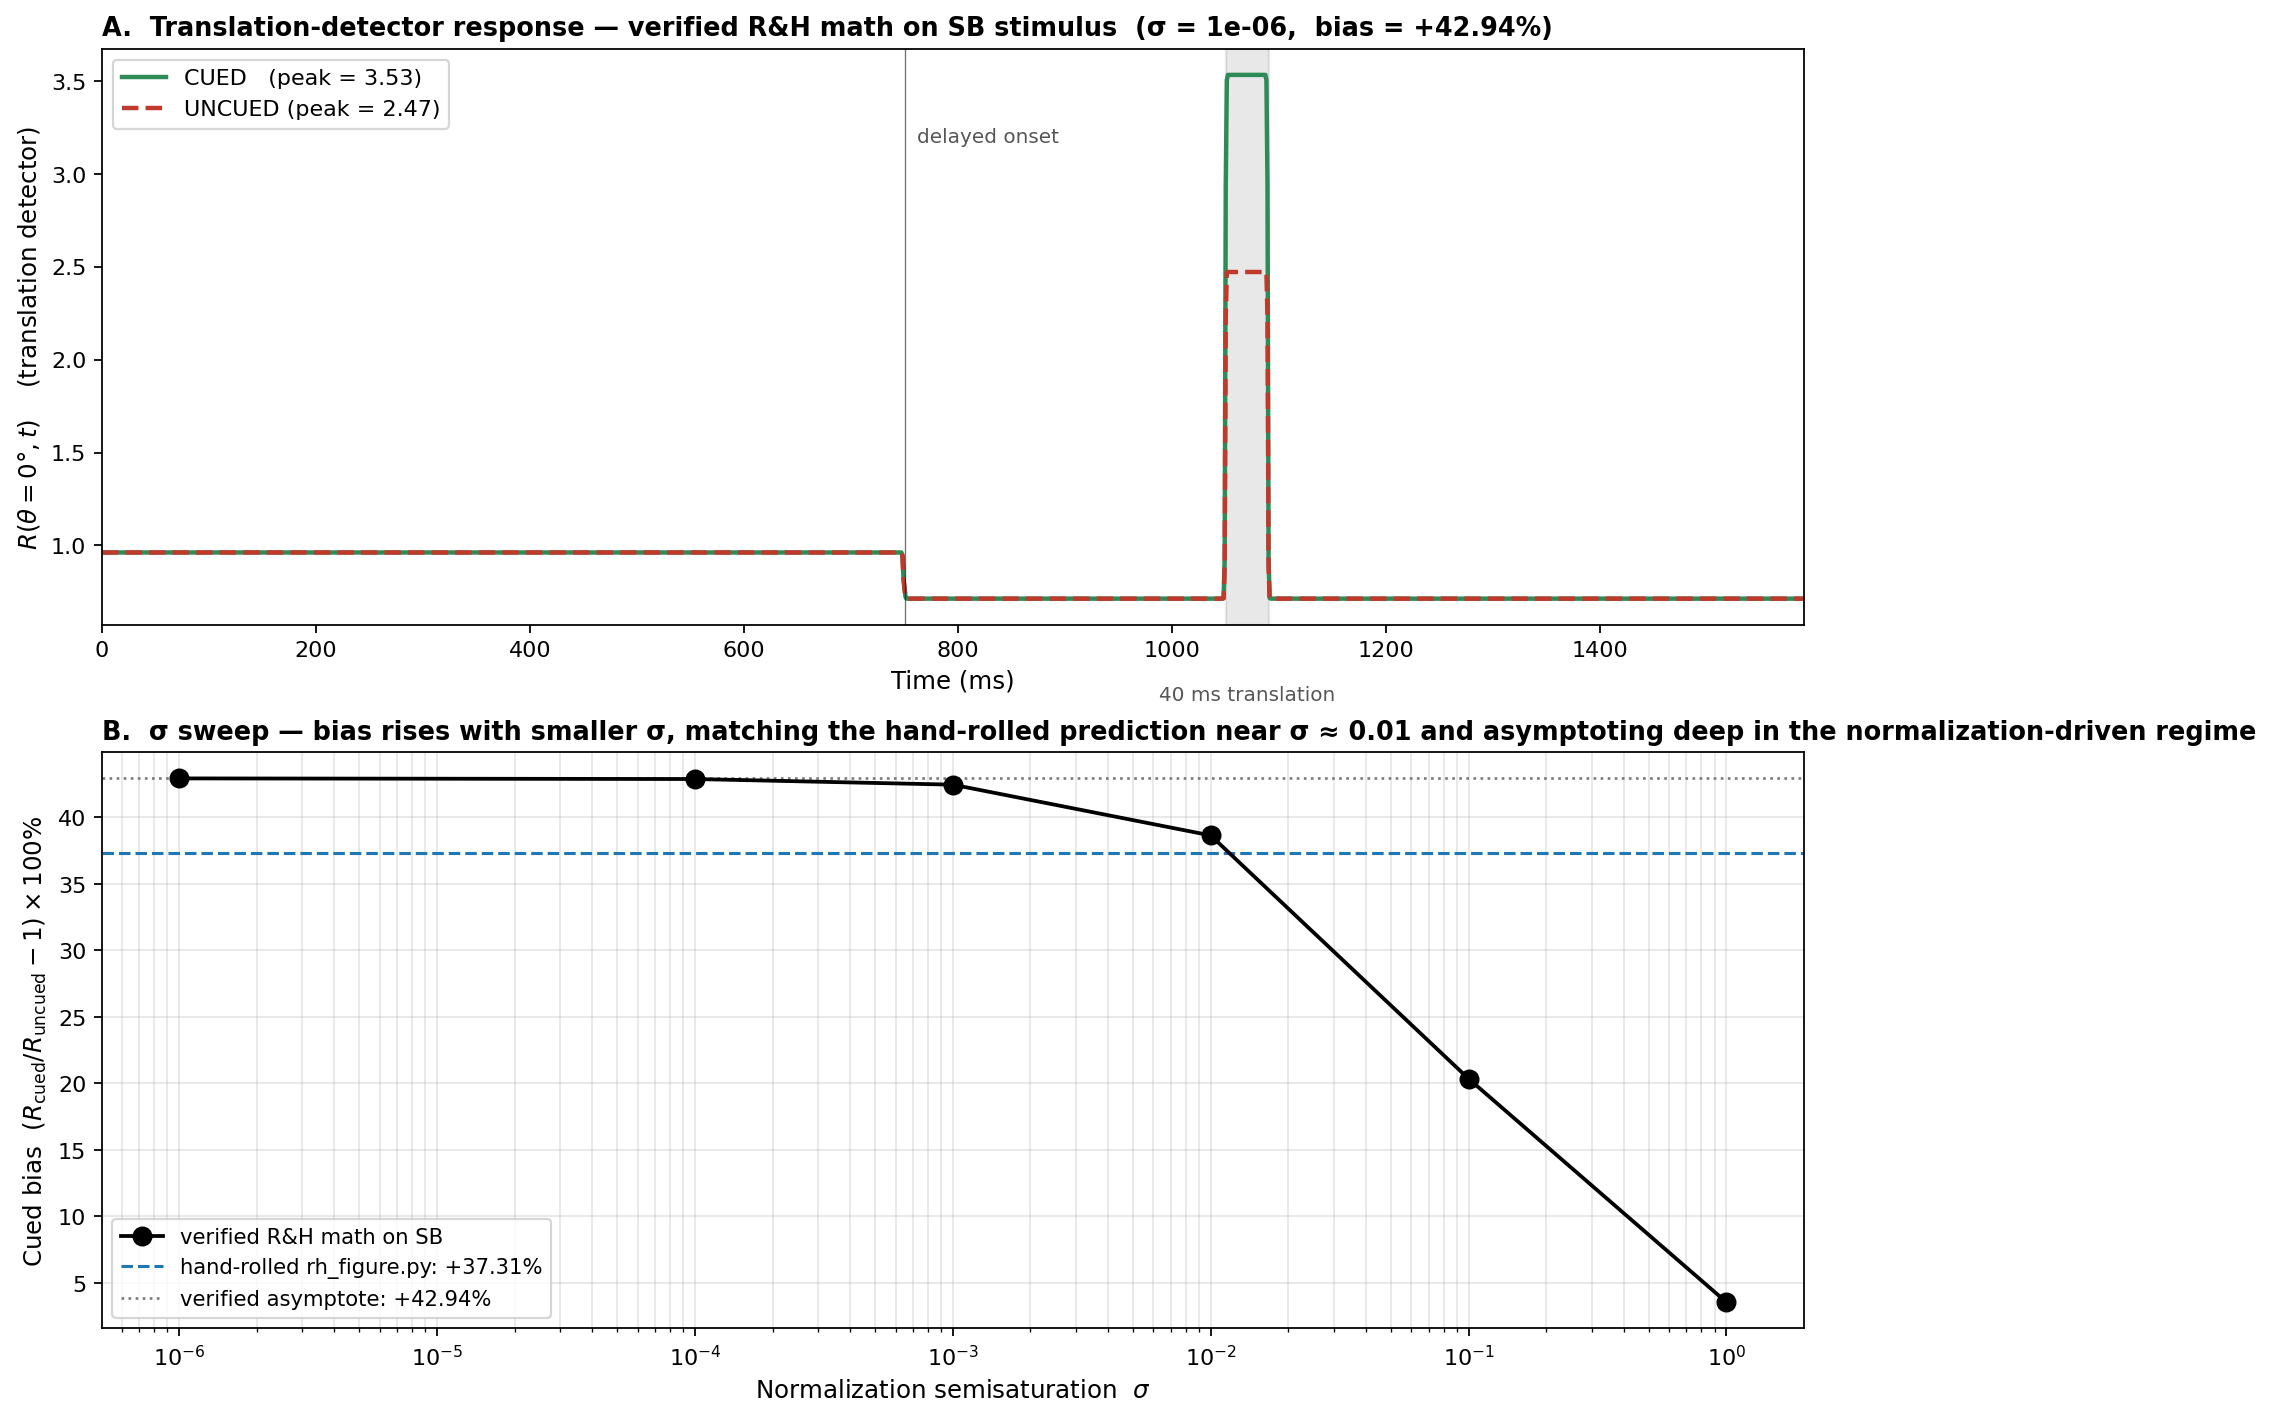

Here is the Python script that generated this plot:
"""
Apply the verified R&H math to our SB time-domain case.

Strategy
--------
Substitute time for the spatial RF-center axis (x → t) and feed the
SB binary stimulus into the verified port of attentionModel.m
(Agents/Modeling/verification/port_attention_model.py).

What this verifies
------------------
Our hand-rolled R&H layer in rh_figure.py uses von Mises tuning,
mean-over-θ for the suppressive pool, and no spatial-axis machinery.
The published R&H model uses Gaussian tuning kernels and convolutional
suppressive pooling along both axes. This script applies the *published*
math to the SB case, with kernels and attention parameters chosen to
match (qualitatively) our hand-rolled choices:

    EthetaWidth = 42°    (Gaussian σ; FWHM matches von Mises κ=2)
    ExWidth     = 0.5 ms (essentially instantaneous; no temporal blur)
    IthetaWidth = 360°   (uniform pool over all directions — same as
                          our "mean over θ" choice)
    IxWidth     = 0.5 ms (essentially instantaneous suppression)
    AthetaWidth = 42°
    Atheta      = −90°   (Down = CCW = cued/delayed direction)
    Apeak/Abase = 2 / 1  (same as our hand-rolled attention bump)
    sigma       = 1.0    (same as SIGMA_NORM in rh_figure.py)

If the verified-math prediction matches our hand-rolled +37.3% cued
bias, our SB R&H implementation has been faithful to the published
model up to the kernel-shape choice (Gaussian vs von Mises) and the
normalization-pool implementation (convolution vs simple mean).

Run with:
    /usr/bin/python3 sb_rh_verified.py
"""

import os
import sys
import numpy as np

# Make the verified port importable.
HERE  = os.path.dirname(os.path.abspath(__file__))
VERIF = os.path.normpath(os.path.join(HERE, '..', 'verification'))
sys.path.insert(0, VERIF)
from port_attention_model import attention_model  # noqa: E402

from parameters import (
    T_END, T_FIELD2_ON, T_TRANS_START, T_TRANS_END,
)
from stimulus import channels_for_trial
from drive_figure import DIR_CW, DIR_CCW, DIR_TRANS


# --- direction axis (matches rh_figure.py) ---------------------------------
THETA_PREFS = np.arange(-180.0, 180.0, 1.0)
N_THETA     = len(THETA_PREFS)


# --- R&H kernel widths -----------------------------------------------------
ETHETA_WIDTH = 42.0    # Gaussian σ in θ (deg) — FWHM matches von Mises κ=2
ET_WIDTH     = 0.5     # Gaussian σ in t (ms) — essentially impulse
ITHETA_WIDTH = 360.0   # uniform direction pool
IT_WIDTH     = 0.5     # essentially instantaneous suppression


# --- attention field -------------------------------------------------------
ATHETA_WIDTH = 42.0    # same width as orientation tuning
ATTN_DIR_DEG = -90.0   # Down = CCW = cued/delayed direction
APEAK        = 2.0
ABASE        = 1.0

# --- normalization ---------------------------------------------------------
SIGMA_NORM = 1.0


def build_sb_stimulus(t, condition, motion_swap):
    """Build (N_theta, N_t) stimulus matrix.

    Non-zero only at the three SB channel directions (delta-like in θ).
    """
    stim_cw_fn, stim_ccw_fn, c_trans_fn = channels_for_trial(condition,
                                                              motion_swap)
    S_cw    = stim_cw_fn(t)
    S_ccw   = stim_ccw_fn(t)
    S_trans = c_trans_fn(t)

    stimulus = np.zeros((N_THETA, len(t)))
    idx_cw    = int(np.argmin(np.abs(THETA_PREFS - DIR_CW)))
    idx_ccw   = int(np.argmin(np.abs(THETA_PREFS - DIR_CCW)))
    idx_trans = int(np.argmin(np.abs(THETA_PREFS - DIR_TRANS)))
    stimulus[idx_cw,    :] = S_cw
    stimulus[idx_ccw,   :] = S_ccw
    stimulus[idx_trans, :] = S_trans
    return stimulus


def run_sb_rh(condition, motion_swap, t):
    """Compute R(θ, t) for one SB trial type using the verified R&H math.

    We pass a centred ``x`` coordinate to attention_model so the Gaussian
    temporal kernel sits in the middle of its array (this is the
    convention attentionModel.m and upConv assume).
    """
    stim = build_sb_stimulus(t, condition, motion_swap)
    N_t = len(t)
    # Centre 0 at the middle of the array so the temporal kernel is
    # properly centred (mimics how Figure4C.m uses x = -200:200).
    x_centred = np.arange(N_t, dtype=float) - N_t // 2

    R = attention_model(
        x_centred, THETA_PREFS, stim,
        ExWidth=ET_WIDTH, EthetaWidth=ETHETA_WIDTH,
        IxWidth=IT_WIDTH, IthetaWidth=ITHETA_WIDTH,
        Ax=np.nan, Atheta=ATTN_DIR_DEG,
        AxWidth=ET_WIDTH, AthetaWidth=ATHETA_WIDTH,
        Apeak=APEAK, Abase=ABASE,
        sigma=SIGMA_NORM,
    )
    return R


def translation_peak(R, t):
    """Peak R at the translation direction (θ = DIR_TRANS = 0°) during the
    40 ms translation window."""
    idx_trans = int(np.argmin(np.abs(THETA_PREFS - DIR_TRANS)))
    mask = (t >= T_TRANS_START) & (t < T_TRANS_END)
    return float(R[idx_trans, mask].max())


def run_sb_rh_with_sigma(condition, motion_swap, t, sigma):
    """Variant of run_sb_rh that lets us sweep sigma without globals."""
    stim = build_sb_stimulus(t, condition, motion_swap)
    N_t = len(t)
    x_centred = np.arange(N_t, dtype=float) - N_t // 2
    R = attention_model(
        x_centred, THETA_PREFS, stim,
        ExWidth=ET_WIDTH, EthetaWidth=ETHETA_WIDTH,
        IxWidth=IT_WIDTH, IthetaWidth=ITHETA_WIDTH,
        Ax=np.nan, Atheta=ATTN_DIR_DEG,
        AxWidth=ET_WIDTH, AthetaWidth=ATHETA_WIDTH,
        Apeak=APEAK, Abase=ABASE,
        sigma=sigma,
    )
    return R


def make_figure(t, sweep_data, sigma_for_timecourse):
    """Render the headline figure: translation-detector time course at one
    σ (deep in R&H's normalization-driven regime) plus a σ sweep curve."""
    import matplotlib
    matplotlib.use('Agg')
    import matplotlib.pyplot as plt

    idx_trans = int(np.argmin(np.abs(THETA_PREFS - DIR_TRANS)))

    R_c = run_sb_rh_with_sigma('cued',   False, t, sigma_for_timecourse)
    R_u = run_sb_rh_with_sigma('uncued', False, t, sigma_for_timecourse)
    R_c_t = R_c[idx_trans, :]
    R_u_t = R_u[idx_trans, :]
    in_trans = (t >= T_TRANS_START) & (t < T_TRANS_END)
    pc = float(R_c_t[in_trans].max())
    pu = float(R_u_t[in_trans].max())
    bias = (pc / pu - 1.0) * 100.0

    fig, axes = plt.subplots(2, 1, figsize=(11.5, 9.0))

    # --- Top: R(θ=0°, t) for cued vs uncued at chosen σ -------------------
    ax = axes[0]
    ax.plot(t, R_c_t, color='#2E8B57', lw=2.0,
            label=f'CUED   (peak = {pc:.2f})')
    ax.plot(t, R_u_t, color='#C0392B', lw=2.0, linestyle='--',
            label=f'UNCUED (peak = {pu:.2f})')
    ax.axvspan(T_TRANS_START, T_TRANS_END, color='gray', alpha=0.18,
               zorder=0)
    ax.axvline(T_FIELD2_ON, color='black', lw=0.6, alpha=0.55)
    ymax_for_text = max(R_c_t.max(), R_u_t.max())
    ax.text(T_FIELD2_ON + 12, ymax_for_text * 0.92,
            'delayed onset', fontsize=9, color='#555', va='top')
    ax.text((T_TRANS_START + T_TRANS_END) / 2, ymax_for_text * 0.04,
            '40 ms translation', fontsize=9, color='#555',
            ha='center', va='bottom')
    ax.set_xlim(0, t[-1])
    ax.set_xlabel('Time (ms)', fontsize=11)
    ax.set_ylabel(r'$R(\theta=0°, t)$    (translation detector)',
                  fontsize=11)
    ax.set_title(
        f'A.  Translation-detector response — verified R&H math on SB stimulus  '
        f'(σ = {sigma_for_timecourse:.0e},  bias = {bias:+.2f}%)',
        loc='left', fontsize=11.5, fontweight='bold',
    )
    ax.legend(fontsize=10, loc='upper left')

    # --- Bottom: σ sweep ---------------------------------------------------
    ax = axes[1]
    sigma_arr = np.array([row[0] for row in sweep_data])
    bias_arr  = np.array([row[3] for row in sweep_data])
    ax.semilogx(sigma_arr, bias_arr, 'o-', color='black', lw=1.7,
                markersize=8, zorder=3, label='verified R&H math on SB')
    ax.axhline(37.31, color='#1F77B4', linestyle='--', linewidth=1.4,
               label='hand-rolled rh_figure.py: +37.31%')
    ax.axhline(bias_arr[-1], color='#7B7B7B', linestyle=':',
               linewidth=1.2,
               label=f'verified asymptote: {bias_arr[-1]:+.2f}%')
    ax.set_xlabel(r'Normalization semisaturation  $\sigma$', fontsize=11)
    ax.set_ylabel(r'Cued bias  $(R_{\rm cued} / R_{\rm uncued} - 1) \times 100\%$',
                  fontsize=11)
    ax.set_title(
        'B.  σ sweep — bias rises with smaller σ, matching the hand-rolled '
        'prediction near σ ≈ 0.01 and asymptoting deep in the normalization-driven regime',
        loc='left', fontsize=11.5, fontweight='bold',
    )
    ax.legend(fontsize=9.5, loc='lower left')
    ax.grid(True, alpha=0.3, which='both')

    fig.tight_layout()
    out = 'sb_rh_verified.png'
    fig.savefig(out, dpi=160, bbox_inches='tight', facecolor='white')
    print(f'\nSaved figure to {out}')


def main():
    dt = 1.0
    t = np.arange(0.0, T_END + dt, dt)
    print(f'time grid: {len(t)} points at dt={dt} ms\n')

    print('Parameters:')
    print(f'  EthetaWidth = {ETHETA_WIDTH}° (Gaussian σ; ~FWHM of von Mises κ=2)')
    print(f'  ExWidth     = {ET_WIDTH} ms (instantaneous)')
    print(f'  IthetaWidth = {ITHETA_WIDTH}° (uniform pool over θ)')
    print(f'  IxWidth     = {IT_WIDTH} ms (instantaneous suppression)')
    print(f'  AthetaWidth = {ATHETA_WIDTH}°,   Atheta = {ATTN_DIR_DEG}°')
    print(f'  Apeak/Abase = {APEAK}/{ABASE}\n')

    # σ sweep — operating-regime control.
    sigmas = [1.0, 1e-1, 1e-2, 1e-3, 1e-4, 1e-6]
    sweep = []
    print(f'{"sigma":>10s}  {"peak R cued":>14s}  '
          f'{"peak R uncued":>14s}  {"bias %":>10s}')
    print('-' * 60)
    for sigma in sigmas:
        R_c = run_sb_rh_with_sigma('cued',   False, t, sigma)
        R_u = run_sb_rh_with_sigma('uncued', False, t, sigma)
        pc = translation_peak(R_c, t)
        pu = translation_peak(R_u, t)
        bias = (pc / pu - 1.0) * 100.0
        sweep.append((sigma, pc, pu, bias))
        print(f'{sigma:10.0e}  {pc:14.4f}  {pu:14.4f}  {bias:+9.2f}%')

    print()
    print('Hand-rolled rh_figure.py reports +37.31% (von Mises tuning, mean-θ pool, σ=1).')

    # Headline figure: time course at R&H's published default σ=1e-6
    # plus the full σ sweep.
    make_figure(t, sweep, sigma_for_timecourse=1e-6)


if __name__ == '__main__':
    main()
